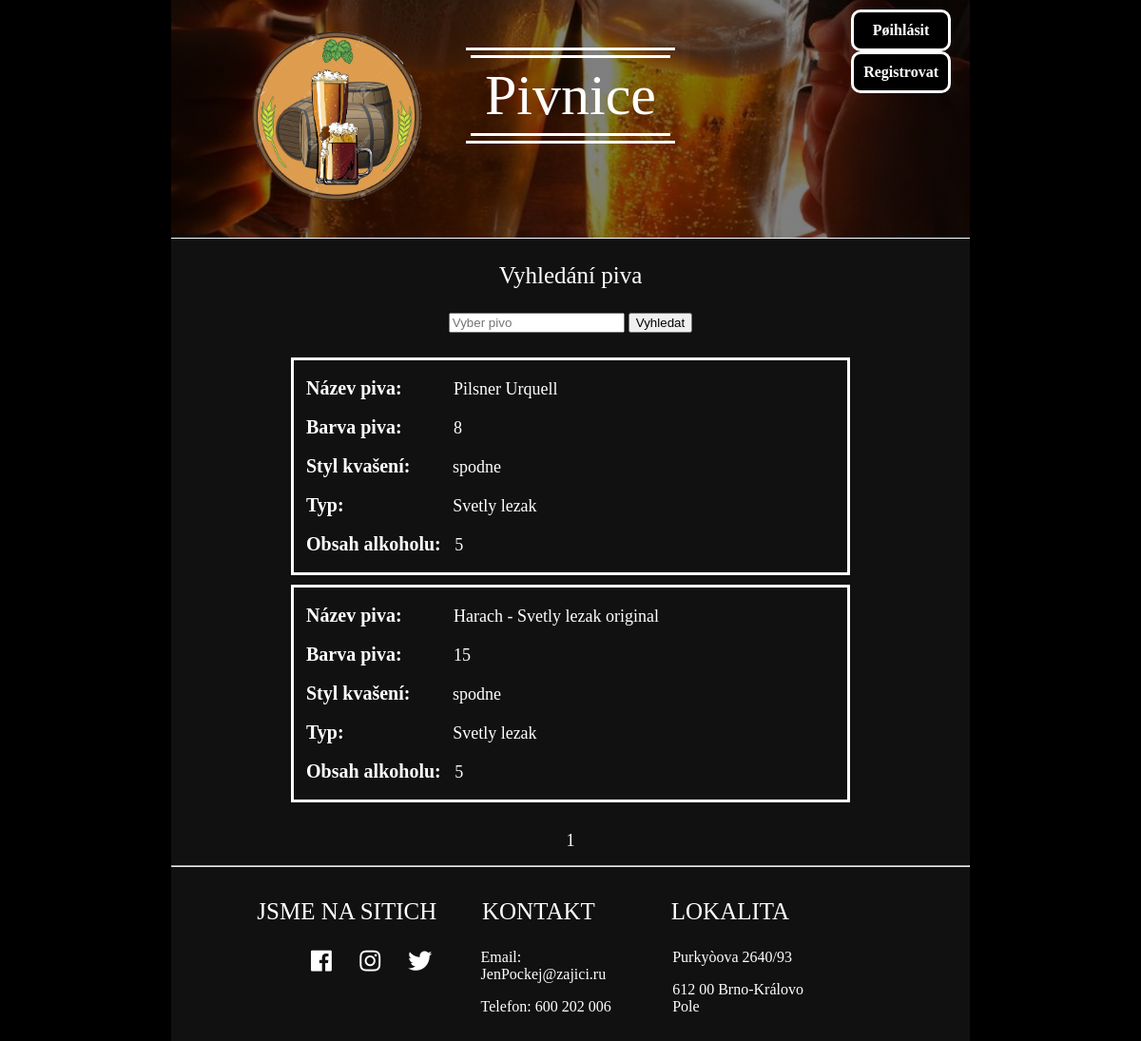
Page /app/Pivo.php on the committed database.
### tables this page shows
CREATE TABLE pivo(
  id_pivo INT NOT NULL AUTO_INCREMENT,
  fk_pivovar INT NOT NULL,
  FOREIGN KEY (fk_pivovar) REFERENCES pivovar(id_pivovar) ON DELETE CASCADE ON UPDATE CASCADE,

  nazev VARCHAR(128) NOT NULL,
  barva INT NOT NULL,
  styl_kvaseni VARCHAR(64) NOT NULL,
  typ   VARCHAR(64) NOT NULL,
  obsah_alkoholu INT NOT NULL,
  PRIMARY KEY (id_pivo)
);

### app/server.php (called while the page is built, shortened)
<?php
    $h_pivo = "";
?>

### app/Pivo.php (the view, shortened to what this page needs)
<?php include('server.php'); ?>
<!DOCTYPE html>
<html>
    <head>
        <link rel="stylesheet" type="text/css" href="css/main.css">
        <link rel="stylesheet" href="https://use.fontawesome.com/releases/v5.4.1/css/all.css">
    </head>
    <body>
        <div class="main">
            <div class="hlavicka">
                <div class="registrace">
                        <div class="button">
                            <a href="Prihlaseni.php">Pøihlásit</a>
                        </div>
                        <div class="button">
                            <a href="Registrace.php">Registrovat</a>
                        </div>
                </div>
                <div class="logo_menu">
                </div>
                <div class="titul">
                    <div class="line_1">
                        <div class="line_2">
                            <div class="nadpis">
                                <a href="/~xkopac05/IIS/index.php"><h1>Pivnice</h1></a>
                            </div>
                        </div>
                    </div>
                </div>
            </div>
            <div class="vyhledavani">
                <form method="post">
                    <p>Vyhledání piva</p>
                    <input type="text" name="pivov" placeholder="Vyber pivo">
                    <button type="submit" name="hledani">Vyhledat</button>
                </form>
            </div>
            <?php
                $per_page = 6;
                $pivo = "Select * FROM pivo WHERE nazev like '$h_pivo%' ";
                $result_1 = mysqli_query($db, $pivo);
                $count_1 = mysqli_num_rows($result_1);
                if (!isset($_GET['page'])) {
                    $page = 1;
                } else {
                    $page = $_GET['page'];
                }
                $beer_per_page = ceil($count_1/$per_page);
                $print = ($page-1)*$per_page;
                $pivo = "Select * FROM pivo WHERE lower(nazev) LIKE '%$h_pivo%' LIMIT " . $print . ',' . $per_page;
                $result_1 = mysqli_query($db, $pivo);
                $datas = array();
                if(mysqli_num_rows($result_1) > 0) {
                    while($row = mysqli_fetch_assoc($result_1)){
                        $datas[] = $row;
                    }
                }
            ?>
            <div class="vypis">
                <?php foreach ($datas as $data): ?>
                    <div class="pivo">
                        <p><b>Název piva:&nbsp;&nbsp;&nbsp;&nbsp;&nbsp;&nbsp;&nbsp;&nbsp;&nbsp;&nbsp;</b> <?php echo $data['nazev']; ?>          </p>
                        <p><b>Barva piva:&nbsp;&nbsp;&nbsp;&nbsp;&nbsp;&nbsp;&nbsp;&nbsp;&nbsp;&nbsp;</b> <?php echo $data['barva']; ?>          </p>
                        <p><b>Styl kva&#353;ení:&nbsp;&nbsp;&nbsp;&nbsp;&nbsp;&nbsp;&nbsp;&nbsp;</b> <?php echo $data['styl_kvaseni']; ?>   </p>
                        <p><b>Typ:&nbsp;&nbsp;&nbsp;&nbsp;&nbsp;&nbsp;&nbsp;&nbsp;&nbsp;&nbsp;&nbsp;&nbsp;&nbsp;&nbsp;&nbsp;&nbsp;&nbsp;&nbsp;&nbsp;&nbsp;&nbsp;&nbsp;</b> <?php echo $data['typ']; ?>            </p>
                        <p><b>Obsah alkoholu:&nbsp;&nbsp;</b> <?php echo $data['obsah_alkoholu']; ?> </p>
                    </div>
                 <?php endforeach; ?>
            </div>
            <div class="strankovani">
                <?php
                    for ($page=1; $page<=$beer_per_page; $page++) {
                        echo '<a href="Pivo.php?page= ' . $page . '">' . $page," " . '</a>';
                    }
                ?>
            </div>
            <hr>
            <footer>
                <div class="last">
                    <div class="site">
                        <h3>JSME NA SITICH</h3>
                        <ul>
                            <li><a href="https://www.facebook.com">  <i class="fab fa-facebook">  </i></a></li>
                            <li><a href="https://www.instagram.com"> <i class="fab fa-instagram"> </i></a></li>
                            <li><a href="https://twitter.com">       <i class="fab fa-twitter">   </i></a></li>
                        </ul>
                    </div>
                </div>
                <div class="last">
                    <h3>KONTAKT</h3>
                    <ul>
                        <p>Email:   JenPockej@zajici.ru </p>
                        <p>Telefon: 600 202 006         </p>
                    </ul>
                </div>
                <div class="last">
                    <h3>LOKALITA</h3>
                     <ul>
                        <p>Purkyòova 2640/93        </p>
                        <p>612 00 Brno-Královo Pole </p>
                    </ul>
                </div>
            </footer>
        </div>
    </body>
</html>

### app/css/main.css (style rules this page uses)
h1 { font-size: 60px; color: white; margin-top: 5px; margin-bottom: 5px; font-weight: normal; }
h3 { font-size: 25px; font-weight: normal }
p { font-size: 18px; }
a { text-decoration: none; }
.vyhledavani p { font-size: 25px; }
body { background-color: black; color: white; margin: 0; }
.main { height: auto; width: 70%; margin-left: auto; margin-right: auto; background-color: #111111; max-width: 1100px; }
.hlavicka { min-width: 30%; min-height: 200px; height: 250px; width: 100%; max-height: 250px; background-image:linear-gradient( rgba(0, 0, 0, 0.5), rgba(0, 0, 0, 0.5) ),url("../img/picture.jpg"); background-size: cover; background-position: center; border-bottom: solid; border-width: 1px; }
.titul { margin-left: auto; margin-right: auto; padding: 50px; height: 150px; width: 220px; }
.line_1 { border-width: 1px; border-top: solid; border-bottom: solid; }
.line_2 { border-width: 1px; margin: 5px; border-top: solid; border-bottom: solid; }
.nadpis { margin: 0px; padding: 0px; width: auto; height: auto; margin-left: auto; margin-right: auto; text-align: center; }
.registrace { width: auto; height: auto; float: right; margin-right: 20px; margin-top: 10px; }
.button { position: relative; display: block; width: auto; height: auto; background: black; padding: 10px; text-align: center; border-radius: 10px; font-weight: bold; border: solid; }
.button a { color: white; }
.logo_menu { margin-left: 10%; margin-top: 25px; float: left; display: block; padding: 10px; width: 20%; height: 70%; max-height: 200px; max-width: 200px; background-image:url("../img/beer.png"); background-size: cover; background-position: center; color: white; }
footer { margin-left: auto; margin-right: auto; height: 270px; width: 80%; }
.last { float: left; width: 30%; font-size: 25px; display: inline-block; }
.last .site ul li { display: inline-block; margin-left: 23px; }
.last .site ul li a { text-decoration: none; color: white; }
.last h3 { text-align: center; }
footer p { font-size: 16px; }
.vyhledavani { text-align: center; width: auto; height: 100px; margin-left: auto; margin-right: auto; }
.pivo { margin-left: auto; margin-right: auto; border:solid; margin-bottom: 10px; }
.vypis { width: 70%; margin-left: auto; margin-right: auto; padding-bottom: 20px; }
.vypis p { margin-left: 13px; }
.vypis p b { font-size: 20px; }
.strankovani { margin-right: auto; margin-left: auto; text-align: center; font-size: 18px; margin-bottom: 15px; }
.strankovani a { text-align: center; color: white; }

### rows in the picture
pivo: nazev "Pilsner Urquell", barva "8", styl_kvaseni "spodne", typ "Svetly lezak", obsah_alkoholu "5"
pivo: nazev "Harach - Svetly lezak original", barva "15", styl_kvaseni "spodne", typ "Svetly lezak", obsah_alkoholu "5"
